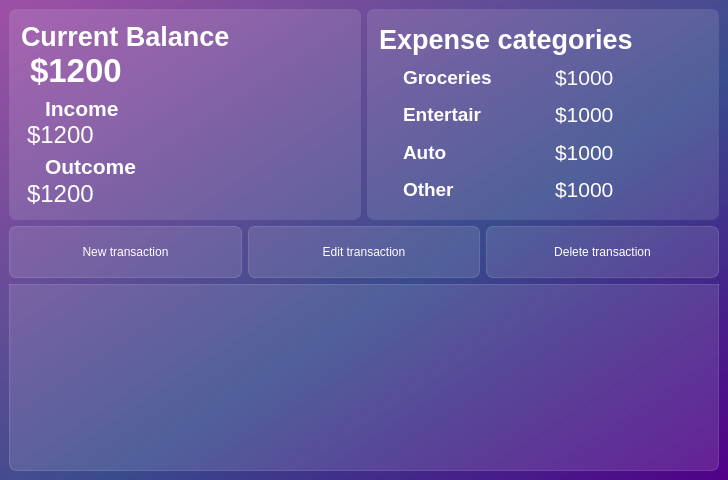
<?xml version="1.0" encoding="UTF-8"?>
<ui version="4.0">
 <class>MainWindow</class>
 <widget class="QMainWindow" name="MainWindow">
  <property name="geometry">
   <rect>
    <x>0</x>
    <y>0</y>
    <width>728</width>
    <height>480</height>
   </rect>
  </property>
  <property name="windowTitle">
   <string>Expense tracker</string>
  </property>
  <property name="styleSheet">
   <string notr="true">
</string>
  </property>
  <widget class="QWidget" name="centralwidget">
   <property name="styleSheet">
    <string notr="true">background: qlineargradient(spread:pad, x1:1, y1:1, x2:0, y2:0, stop:0 rgba(81, 0, 135, 255), stop:0.427 rgba(41, 61, 132, 235), stop:0.98 rgba(155, 79, 165, 255), stop:1 rgba(155, 79, 165, 255));

</string>
   </property>
   <layout class="QVBoxLayout" name="verticalLayout_3">
    <item>
     <layout class="QHBoxLayout" name="horizontalLayout_7">
      <item>
       <widget class="QFrame" name="balance_frame">
        <property name="styleSheet">
         <string notr="true">background-color: rgba(255, 255, 255, 30);
boreder: 1px solid rgba(255, 255, 255, 40);
border-radius: 7px;</string>
        </property>
        <layout class="QVBoxLayout" name="verticalLayout">
         <property name="spacing">
          <number>0</number>
         </property>
         <property name="leftMargin">
          <number>12</number>
         </property>
         <property name="topMargin">
          <number>12</number>
         </property>
         <property name="rightMargin">
          <number>12</number>
         </property>
         <property name="bottomMargin">
          <number>12</number>
         </property>
         <item>
          <widget class="QLabel" name="label_current_balance">
           <property name="styleSheet">
            <string notr="true">color: white;
font-weight: bold;
font-size: 20pt;
background-color: none;
border: none;</string>
           </property>
           <property name="text">
            <string>Current Balance</string>
           </property>
          </widget>
         </item>
         <item>
          <widget class="QLabel" name="label_balance">
           <property name="styleSheet">
            <string notr="true">color: white;
font-size: 25pt;
background-color: none;
border: none;
font-weight: 600;
margin-bottom: 7px;
</string>
           </property>
           <property name="text">
            <string>$1200</string>
           </property>
          </widget>
         </item>
         <item>
          <layout class="QHBoxLayout" name="horizontalLayout">
           <item>
            <widget class="QLabel" name="icon_up_arrow">
             <property name="maximumSize">
              <size>
               <width>24</width>
               <height>16777215</height>
              </size>
             </property>
             <property name="styleSheet">
              <string notr="true">background-color: none;
border: none;
pading-top: 10px;</string>
             </property>
             <property name="text">
              <string/>
             </property>
             <property name="pixmap">
              <pixmap>icons/call_made_white_24dp.svg</pixmap>
             </property>
            </widget>
           </item>
           <item>
            <widget class="QLabel" name="label_income">
             <property name="styleSheet">
              <string notr="true">color: white;
font-size: 16pt;
background-color: none;
border: none;
font-weight: bold;
pading-top: 10px;</string>
             </property>
             <property name="text">
              <string>Income</string>
             </property>
            </widget>
           </item>
          </layout>
         </item>
         <item>
          <widget class="QLabel" name="income_balance">
           <property name="styleSheet">
            <string notr="true">color: white;
font-size: 18pt;
background-color: none;
border: none;
margin-bottom: 5px;</string>
           </property>
           <property name="text">
            <string>$1200</string>
           </property>
          </widget>
         </item>
         <item>
          <layout class="QHBoxLayout" name="horizontalLayout_2">
           <item>
            <widget class="QLabel" name="icon_down_arrow">
             <property name="maximumSize">
              <size>
               <width>24</width>
               <height>16777215</height>
              </size>
             </property>
             <property name="styleSheet">
              <string notr="true">background-color: none;
border: none;
pading-top: 10px;</string>
             </property>
             <property name="text">
              <string/>
             </property>
             <property name="pixmap">
              <pixmap>icons/call_received_white_24dp.svg</pixmap>
             </property>
            </widget>
           </item>
           <item>
            <widget class="QLabel" name="label_outcome">
             <property name="styleSheet">
              <string notr="true">color: white;
font-size: 16pt;
background-color: none;
border: none;
font-weight: bold;
pading-top: 10px;</string>
             </property>
             <property name="text">
              <string>Outcome</string>
             </property>
            </widget>
           </item>
          </layout>
         </item>
         <item>
          <widget class="QLabel" name="outcome_balance">
           <property name="styleSheet">
            <string notr="true">color: white;
font-size: 18pt;
background-color: none;
border: none;
margin-top: 1px;</string>
           </property>
           <property name="text">
            <string>$1200</string>
           </property>
          </widget>
         </item>
        </layout>
       </widget>
      </item>
      <item>
       <widget class="QFrame" name="categories_frame">
        <property name="styleSheet">
         <string notr="true">background-color: rgba(255, 255, 255, 30);
boreder: 1px solid rgba(255, 255, 255, 40);
border-radius: 7px;</string>
        </property>
        <layout class="QVBoxLayout" name="verticalLayout_2">
         <property name="spacing">
          <number>0</number>
         </property>
         <property name="leftMargin">
          <number>12</number>
         </property>
         <property name="topMargin">
          <number>12</number>
         </property>
         <property name="rightMargin">
          <number>12</number>
         </property>
         <property name="bottomMargin">
          <number>12</number>
         </property>
         <item>
          <widget class="QLabel" name="label_expense_tracker">
           <property name="styleSheet">
            <string notr="true">color: white;
font-weight: bold;
font-size: 20pt;
background-color: none;
border: none;</string>
           </property>
           <property name="text">
            <string>Expense categories</string>
           </property>
          </widget>
         </item>
         <item>
          <layout class="QHBoxLayout" name="horizontalLayout_6">
           <item>
            <widget class="QLabel" name="icon_groceries">
             <property name="maximumSize">
              <size>
               <width>24</width>
               <height>16777215</height>
              </size>
             </property>
             <property name="styleSheet">
              <string notr="true">background-color: none;
border: none;</string>
             </property>
             <property name="text">
              <string/>
             </property>
             <property name="pixmap">
              <pixmap>icons/shopping_cart_white_24dp.svg</pixmap>
             </property>
            </widget>
           </item>
           <item>
            <widget class="QLabel" name="label_groceries">
             <property name="styleSheet">
              <string notr="true">background-color: none;
border: none;
color: white;
font-size: 14pt;
font-weight: bold;</string>
             </property>
             <property name="text">
              <string>Groceries</string>
             </property>
            </widget>
           </item>
           <item>
            <widget class="QLabel" name="balance_groceries">
             <property name="styleSheet">
              <string notr="true">background-color: none;
border: none;
color: white;
font-size: 16pt;
</string>
             </property>
             <property name="text">
              <string>$1000</string>
             </property>
            </widget>
           </item>
          </layout>
         </item>
         <item>
          <layout class="QHBoxLayout" name="horizontalLayout_5">
           <item>
            <widget class="QLabel" name="icon_entertair">
             <property name="maximumSize">
              <size>
               <width>24</width>
               <height>16777215</height>
              </size>
             </property>
             <property name="styleSheet">
              <string notr="true">background-color: none;
border: none;</string>
             </property>
             <property name="text">
              <string/>
             </property>
             <property name="pixmap">
              <pixmap>icons/sports_esports_white_24dp.svg</pixmap>
             </property>
            </widget>
           </item>
           <item>
            <widget class="QLabel" name="label_entertair">
             <property name="styleSheet">
              <string notr="true">background-color: none;
border: none;
color: white;
font-size: 14pt;
font-weight: bold;</string>
             </property>
             <property name="text">
              <string>Entertair</string>
             </property>
            </widget>
           </item>
           <item>
            <widget class="QLabel" name="balance_entertair">
             <property name="styleSheet">
              <string notr="true">background-color: none;
border: none;
color: white;
font-size: 16pt;
</string>
             </property>
             <property name="text">
              <string>$1000</string>
             </property>
            </widget>
           </item>
          </layout>
         </item>
         <item>
          <layout class="QHBoxLayout" name="horizontalLayout_4">
           <item>
            <widget class="QLabel" name="icon_auto">
             <property name="maximumSize">
              <size>
               <width>24</width>
               <height>16777215</height>
              </size>
             </property>
             <property name="styleSheet">
              <string notr="true">background-color: none;
border: none;</string>
             </property>
             <property name="text">
              <string/>
             </property>
             <property name="pixmap">
              <pixmap>icons/directions_car_white_24dp.svg</pixmap>
             </property>
            </widget>
           </item>
           <item>
            <widget class="QLabel" name="label_auto">
             <property name="styleSheet">
              <string notr="true">background-color: none;
border: none;
color: white;
font-size: 14pt;
font-weight: bold;</string>
             </property>
             <property name="text">
              <string>Auto</string>
             </property>
            </widget>
           </item>
           <item>
            <widget class="QLabel" name="balance_auto">
             <property name="styleSheet">
              <string notr="true">background-color: none;
border: none;
color: white;
font-size: 16pt;
</string>
             </property>
             <property name="text">
              <string>$1000</string>
             </property>
            </widget>
           </item>
          </layout>
         </item>
         <item>
          <layout class="QHBoxLayout" name="horizontalLayout_3">
           <item>
            <widget class="QLabel" name="icon_other">
             <property name="maximumSize">
              <size>
               <width>24</width>
               <height>16777215</height>
              </size>
             </property>
             <property name="styleSheet">
              <string notr="true">background-color: none;
border: none;</string>
             </property>
             <property name="text">
              <string/>
             </property>
             <property name="pixmap">
              <pixmap>icons/web_stories_white_24dp.svg</pixmap>
             </property>
            </widget>
           </item>
           <item>
            <widget class="QLabel" name="label_other">
             <property name="styleSheet">
              <string notr="true">background-color: none;
border: none;
color: white;
font-size: 14pt;
font-weight: bold;</string>
             </property>
             <property name="text">
              <string>Other</string>
             </property>
            </widget>
           </item>
           <item>
            <widget class="QLabel" name="balance_other">
             <property name="styleSheet">
              <string notr="true">background-color: none;
border: none;
color: white;
font-size: 16pt;
</string>
             </property>
             <property name="text">
              <string>$1000</string>
             </property>
            </widget>
           </item>
          </layout>
         </item>
        </layout>
       </widget>
      </item>
     </layout>
    </item>
    <item>
     <layout class="QHBoxLayout" name="action_with_transactions">
      <item>
       <widget class="QPushButton" name="btn_new_transaction">
        <property name="styleSheet">
         <string notr="true">QPushButton {
background-color: rgba(255, 255, 255, 30);
color: white;
border: 1px solid rgba(255, 255, 255, 40);
border-radius: 7px;
width: 230px;
height: 50px;
}

QPushButton:hover {
background-color: rgba(255, 255, 255, 40);
}

QPushButton:pressed {
background-color: rgba(255, 255, 255, 70);
}
</string>
        </property>
        <property name="text">
         <string>New transaction</string>
        </property>
        <property name="icon">
         <iconset>
          <normaloff>icons/add_box_white_24dp.svg</normaloff>icons/add_box_white_24dp.svg</iconset>
        </property>
        <property name="iconSize">
         <size>
          <width>24</width>
          <height>24</height>
         </size>
        </property>
       </widget>
      </item>
      <item>
       <widget class="QPushButton" name="btn_edit_transaction">
        <property name="styleSheet">
         <string notr="true">QPushButton {
background-color: rgba(255, 255, 255, 30);
color: white;
border: 1px solid rgba(255, 255, 255, 40);
border-radius: 7px;
width: 230px;
height: 50px;
}

QPushButton:hover {
background-color: rgba(255, 255, 255, 40);
}

QPushButton:pressed {
background-color: rgba(255, 255, 255, 70);
}</string>
        </property>
        <property name="text">
         <string>Edit transaction</string>
        </property>
        <property name="icon">
         <iconset>
          <normaloff>icons/edit_white_24dp.svg</normaloff>icons/edit_white_24dp.svg</iconset>
        </property>
        <property name="iconSize">
         <size>
          <width>24</width>
          <height>24</height>
         </size>
        </property>
       </widget>
      </item>
      <item>
       <widget class="QPushButton" name="btn_delete_transaction">
        <property name="styleSheet">
         <string notr="true">QPushButton {
background-color: rgba(255, 255, 255, 30);
color: white;
border: 1px solid rgba(255, 255, 255, 40);
border-radius: 7px;
width: 230px;
height: 50px;
}

QPushButton:hover {
background-color: rgba(255, 255, 255, 40);
}

QPushButton:pressed {
background-color: rgba(255, 255, 255, 70);
}</string>
        </property>
        <property name="text">
         <string>Delete transaction</string>
        </property>
        <property name="icon">
         <iconset>
          <normaloff>icons/delete_white_24dp.svg</normaloff>icons/delete_white_24dp.svg</iconset>
        </property>
        <property name="iconSize">
         <size>
          <width>24</width>
          <height>24</height>
         </size>
        </property>
       </widget>
      </item>
     </layout>
    </item>
    <item>
     <widget class="QTableView" name="table_transactions">
      <property name="styleSheet">
       <string notr="true">QTableView {
background-color: rgba(255, 255, 255, 30);
border: 1px solid  rgba(255, 255, 255, 40);
border-bottom-right-radius: 7px;
border-bottom-left-radius: 7px;
}

QTableView:section {
background-color: rgba(53, 53, 53);
color: white;
border: none;
height: 50px;
font-size: 14pt;
}

QTableView:item {
border-style: none;
border-bottom: rgba(255, 255, 255, 50);
}

QTableView:item:selected {
color:  rgba(255, 255, 255);
border: none;
background-color:  rgba(255, 255, 255, 50);
}</string>
      </property>
      <property name="verticalScrollBarPolicy">
       <enum>Qt::ScrollBarAlwaysOff</enum>
      </property>
      <property name="horizontalScrollBarPolicy">
       <enum>Qt::ScrollBarAlwaysOff</enum>
      </property>
      <property name="showGrid">
       <bool>false</bool>
      </property>
      <attribute name="horizontalHeaderDefaultSectionSize">
       <number>135</number>
      </attribute>
     </widget>
    </item>
   </layout>
  </widget>
 </widget>
 <resources>
  <include location="res-icon.qrc"/>
 </resources>
 <connections/>
</ui>
